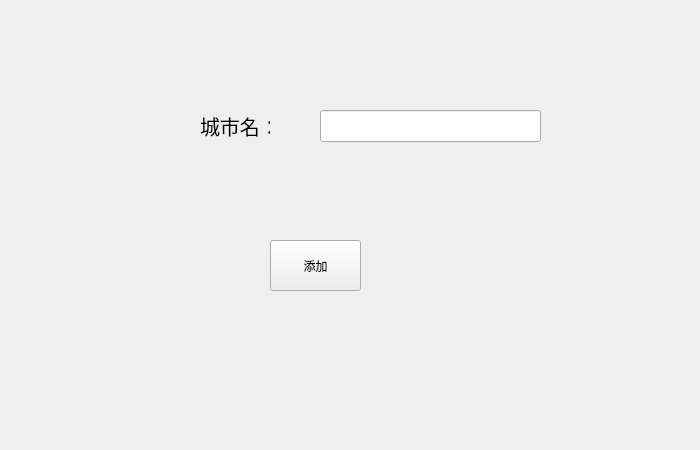
<?xml version="1.0" encoding="UTF-8"?>
<ui version="4.0">
 <class>AddCityClass</class>
 <widget class="QWidget" name="AddCityClass">
  <property name="geometry">
   <rect>
    <x>0</x>
    <y>0</y>
    <width>700</width>
    <height>450</height>
   </rect>
  </property>
  <property name="windowTitle">
   <string>AddCity</string>
  </property>
  <widget class="QLabel" name="label">
   <property name="geometry">
    <rect>
     <x>200</x>
     <y>110</y>
     <width>70</width>
     <height>32</height>
    </rect>
   </property>
   <property name="sizePolicy">
    <sizepolicy hsizetype="Fixed" vsizetype="Fixed">
     <horstretch>0</horstretch>
     <verstretch>0</verstretch>
    </sizepolicy>
   </property>
   <property name="font">
    <font>
     <pointsize>15</pointsize>
    </font>
   </property>
   <property name="text">
    <string>城市名：</string>
   </property>
  </widget>
  <widget class="QLineEdit" name="LiEd_Cityname">
   <property name="geometry">
    <rect>
     <x>320</x>
     <y>110</y>
     <width>221</width>
     <height>32</height>
    </rect>
   </property>
  </widget>
  <widget class="QPushButton" name="PsBt_Add">
   <property name="geometry">
    <rect>
     <x>270</x>
     <y>240</y>
     <width>91</width>
     <height>51</height>
    </rect>
   </property>
   <property name="text">
    <string>添加</string>
   </property>
  </widget>
 </widget>
 <layoutdefault spacing="6" margin="11"/>
 <resources/>
 <connections/>
</ui>
